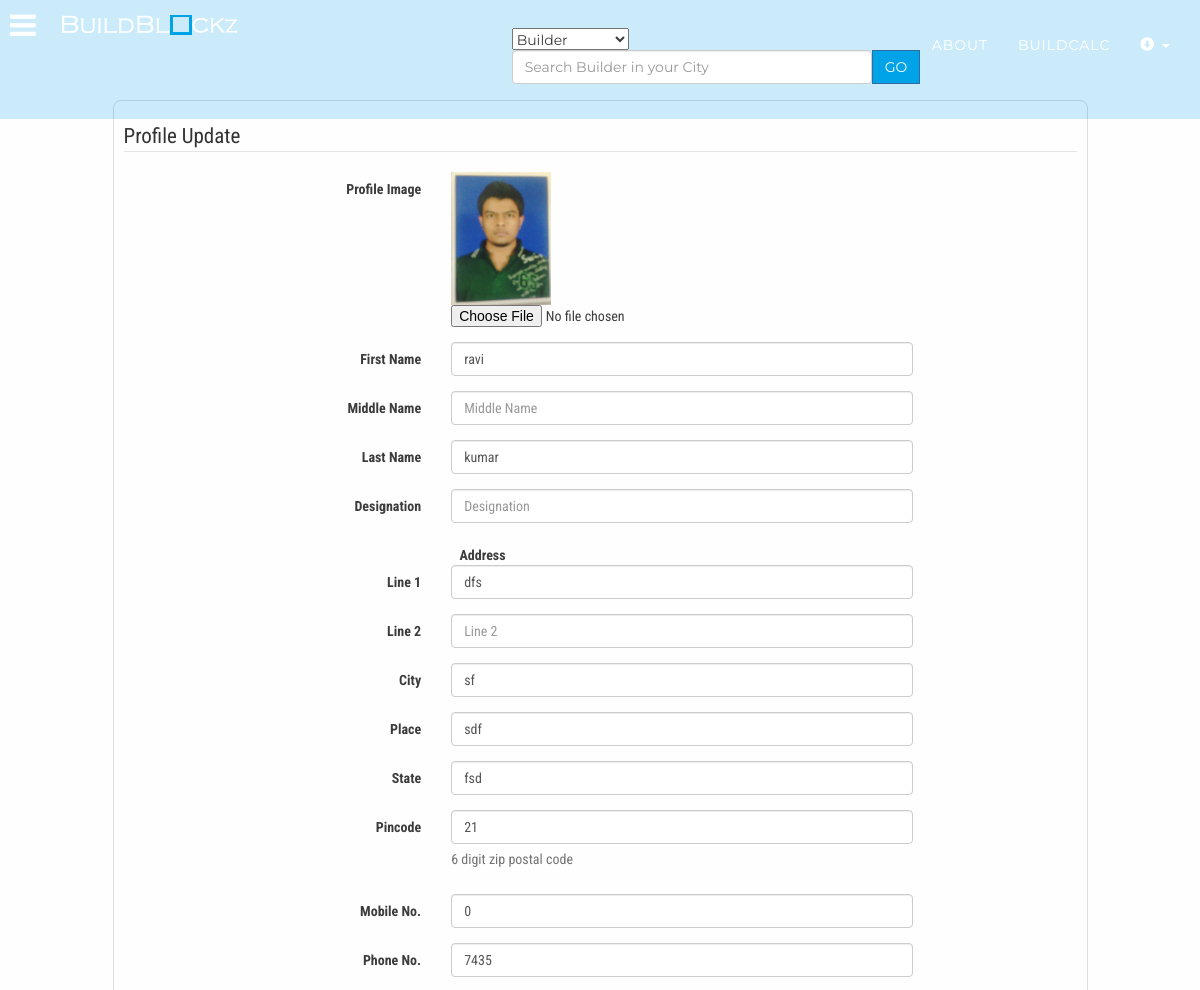
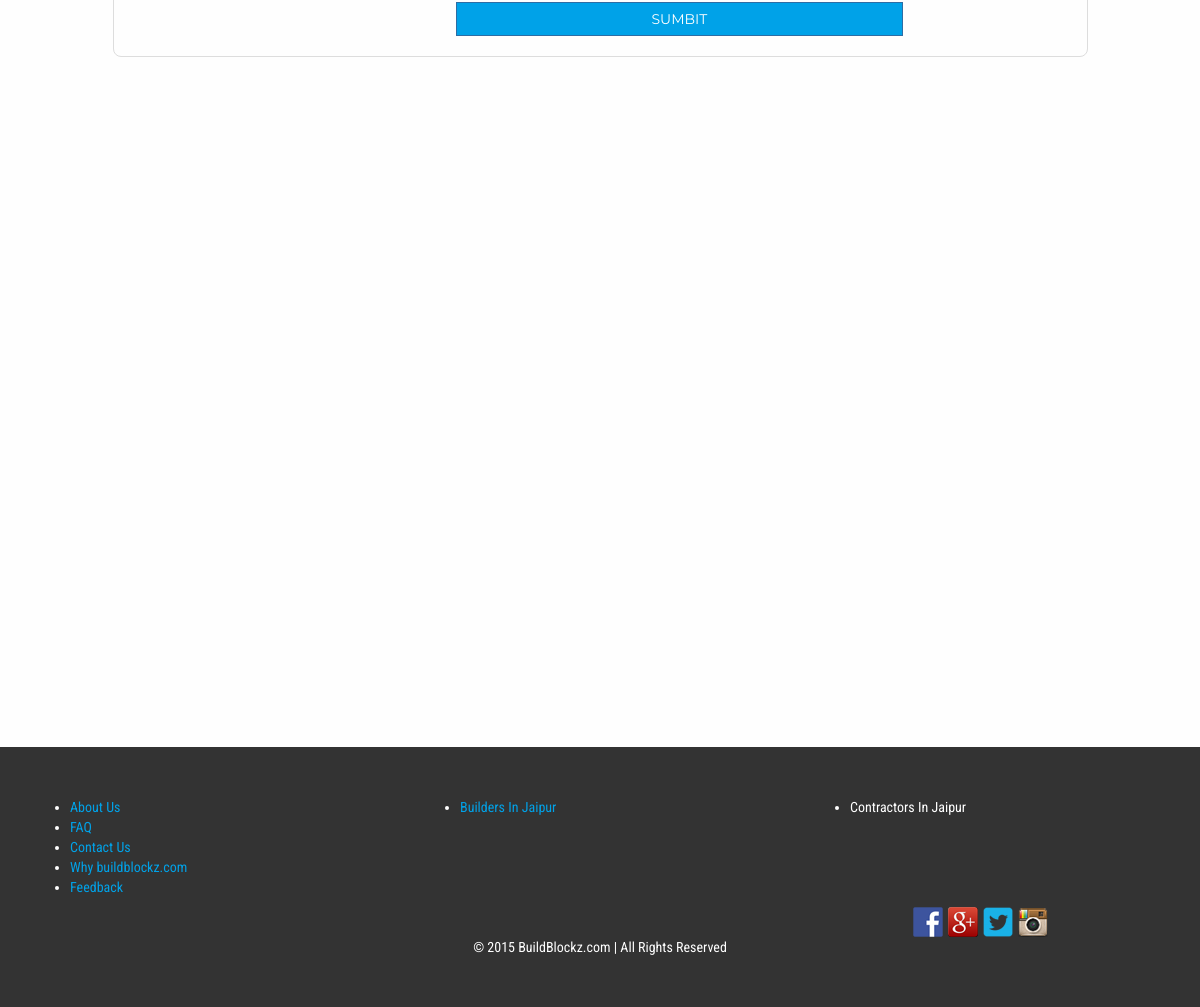
Screenshot of /userProfile.php (signed in) with the database file from the repository (2 pictures, top to bottom).
### tables this page shows
CREATE TABLE IF NOT EXISTS `db_user_info` (
  `BBZUID` int(11) unsigned NOT NULL AUTO_INCREMENT COMMENT 'User''s Id',
  `verified` int(1) NOT NULL DEFAULT '0',
  `email` varchar(255) NOT NULL COMMENT 'User''s Contact Email',
  `password` varchar(255) NOT NULL COMMENT 'User''s password',
  `fname` varchar(255) NOT NULL COMMENT 'User''s First Name',
  `mname` varchar(255) DEFAULT NULL COMMENT 'User''s Middle Name',
  `lname` varchar(255) NOT NULL COMMENT 'User''s Last Name',
  `sex` enum('M','F','NS') NOT NULL COMMENT 'User''s Sex',
  `dateOfBirth` date NOT NULL COMMENT 'User''s Date of Birth',
  `designation` varchar(255) DEFAULT NULL COMMENT 'User''s Designation',
  `mobile` int(11) unsigned DEFAULT NULL COMMENT 'User''s Contact Mobile',
  `phone` int(11) unsigned DEFAULT NULL COMMENT 'User''s Contact Phone',
  `line1` varchar(255) NOT NULL COMMENT 'User''s Address Line 1',
  `line2` varchar(255) DEFAULT NULL COMMENT 'User''s Address Line 2',
  `place` varchar(255) NOT NULL,
  `city` varchar(255) NOT NULL COMMENT 'User''s Address City',
  `state` varchar(255) NOT NULL COMMENT 'User''s Address State',
  `pincode` int(11) unsigned NOT NULL COMMENT 'User''s Address Pincode',
  `dateOfEntry` timestamp NOT NULL DEFAULT CURRENT_TIMESTAMP ON UPDATE CURRENT_TIMESTAMP COMMENT 'User''s Date of Entry',
  PRIMARY KEY (`BBZUID`),
  UNIQUE KEY `email` (`email`),
  UNIQUE KEY `email_2` (`email`)
);

### userProfile.php (the view, shortened to what this page needs)
<?php
include 'header.php';
$BBZUID = $_SESSION['BBZUID'];
$sql = "SELECT * FROM db_user_info WHERE BBZUID = '$BBZUID'";
$pwd = mysqli_query($link, $sql);
$row = mysqli_fetch_array($pwd, MYSQL_ASSOC);
$path = "client/" . $BBZUID . "/profileImage/" . $BBZUID . ".jpg";
?>
<div class="container">
	<br />
	<br />
	<br />
	<br />
	<br />
	<div class="row">
		<div class="col-md-10 col-md-offset-1 round_box">
			<form class="form-horizontal" method="POST" action="userProfile1.php" enctype="multipart/form-data">
				<fieldset>
					<legend>
						Profile Update
					</legend>
					<div class="form-group">
						<label class="col-md-4 control-label" for="cmp_name">Profile Image</label>
						<div class="col-md-6">
							<img src="<?php echo $path ?>" alt="No Logo" width="100px" min-height="100px" />
							<input type="file" name="profileImage">
						</div>
					</div>
					<div class="form-group">
						<label class="col-md-4 control-label" for="fname">First Name</label>
						<div class="col-md-6">
							<input id="fname" name="fname" type="text" value= "<?php echo $row['fname']?>" placeholder="First Name" class="form-control input-md" required="">
						</div>
					</div>
					<div class="form-group">
						<label class="col-md-4 control-label" for="mname">Middle Name</label>
						<div class="col-md-6">
							<input id="mname" name="mname"  value= "<?php echo $row['mname']?>" type="text" placeholder="Middle Name" class="form-control input-md" >
						</div>
					</div>
					<div class="form-group">
						<label class="col-md-4 control-label" for="lname">Last Name</label>
						<div class="col-md-6">
							<input id="lname" name="lname" type="text" value= "<?php echo $row['lname']?>" placeholder="Last Name" class="form-control input-md" required="">
						</div>
					</div>
					<div class="form-group">
						<label class="col-md-4 control-label" for="lname">Designation</label>
						<div class="col-md-6">
							<input id="designation" name="designation" type="text" value= "<?php echo $row['designation']?>" placeholder="Designation" class="form-control input-md" >
						</div>
					</div>
					<label class="col-md-5 control-label ">Address</label>
					<label class="col-md-6 control-label ">&nbsp;</label>
					<div class="form-group">
						<label class="col-md-4 control-label" for="line1">Line 1</label>
						<div class="col-md-6">
							<input id="line1" name="line1" type="text" value= "<?php echo $row['line1']?>" placeholder="Line 1*" class="form-control input-md" required="">
						</div>
					</div>
					<div class="form-group">
						<label class="col-md-4 control-label" for="hoal2">Line 2</label>
						<div class="col-md-6">
							<input id="line2" name="line2" type="text" value= "<?php echo $row['line2']?>" placeholder="Line 2" class="form-control input-md">
						</div>
					</div>
					<div class="form-group">
						<label class="col-md-4 control-label" for="city">City</label>
						<div class="col-md-6">
							<input id="city" name="city" type="text" value="<?php echo $row['city']?>" placeholder="City*" class="form-control input-md" required="">
						</div>
					</div>
					<div class="form-group">
						<label class="col-md-4 control-label" for="hoas">Place</label>
						<div class="col-md-6">
							<input id="place" name="place" type="text" value= "<?php echo $row['place']?>" placeholder="Place*" class="form-control input-md" required="">
						</div>
					</div>
					<div class="form-group">
						<label class="col-md-4 control-label" for="hoas">State</label>
						<div class="col-md-6">
							<input id="state" name="state" type="text" value= "<?php echo $row['state']?>" placeholder="State*" class="form-control input-md" required="">
						</div>
					</div>
					<div class="form-group">
						<label class="col-md-4 control-label" for="pincodep">Pincode</label>
						<div class="col-md-6">
							<input id="pincode" name="pincode" type="number" value= "<?php echo $row['pincode']?>" placeholder="Pincode" class="form-control input-md" required="">
							<span class="help-block">6 digit zip postal code</span>
						</div>
					</div>
					<div class="form-group">
						<label class="col-md-4 control-label" for="mobile">Mobile No.</label>
						<div class="col-md-6">
							<input id="mobile" name="mobile" type="number" value= "<?php echo $row['mobile']?>" placeholder="Mobile No*" class="form-control input-md" >
						</div>
					</div>
					<div class="form-group">
						<label class="col-md-4 control-label" for="phone">Phone No.</label>
						<div class="col-md-6">
							<input id="phone" name="phone" type="number" value= "<?php echo $row['phone']?>" placeholder="Phone No*" class="form-control input-md" >
						</div>
					</div>
					<div class="col-md-6 col-md-offset-4">
						<input type="submit" class="btn btn-primary btn-block" value="sumbit"/>
					</div>
				</fieldset>
			</form>
		</div>
	</div>
</div>
<br />
<br />
<?php
include 'footer.php';
?>

### css/grayscale.css (style rules this page uses)
body { width: 100%; height: 100%;// font-family: Lora, "Helvetica Neue", Helvetica, Arial, sans-serif;// font-family: 'Arimo', sans-serif; font-family: 'Roboto Condensed', sans-serif; color: #3c3c3c; background-color: #fefefe; }
html { width: 100%; height: 100%; }
.btn { border-radius: 0; text-transform: uppercase; font-family: Montserrat, "Helvetica Neue", Helvetica, Arial, sans-serif; font-weight: 400; -webkit-transition: all .3s ease-in-out; -moz-transition: all .3s ease-in-out; transition: all .3s ease-in-out; }
.btn-primary { background-color: rgba(0,162,232,1); }
.round_box { border-radius: 8px; padding: 20px 10px; border: 1px solid #ddd; }

### rows the page displays
db_user_info: fname "ravi", lname "kumar", line1 "dfs", city "sf", place "sdf", state "fsd", pincode "21", mobile "0", phone "7435"
